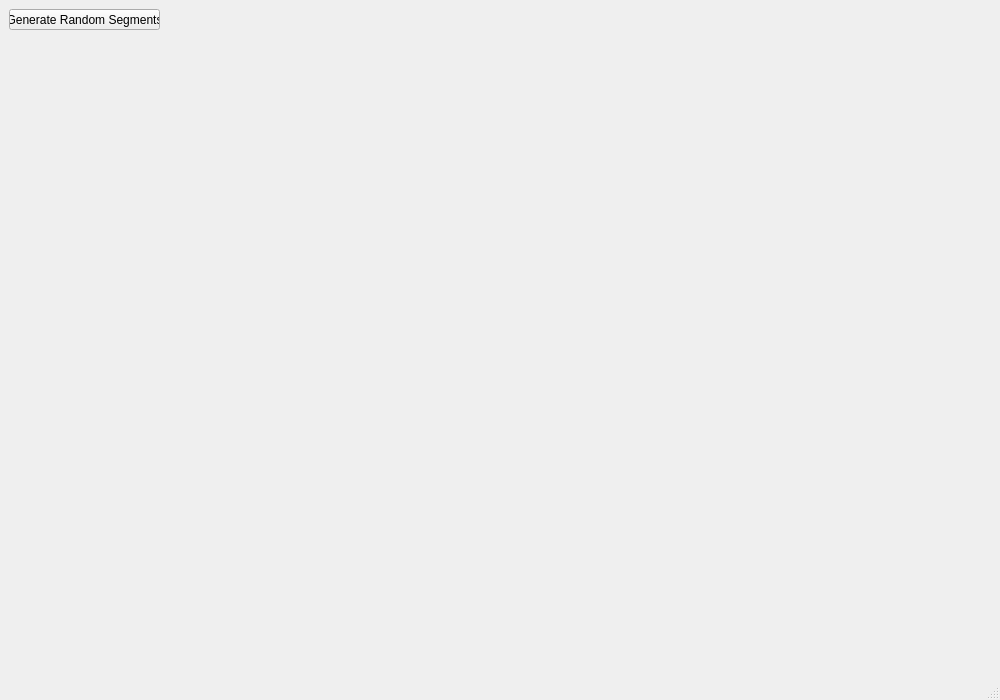
<?xml version="1.0" encoding="UTF-8"?>
<ui version="4.0">
 <class>MainWindow</class>
 <widget class="QMainWindow" name="MainWindow">
  <property name="geometry">
   <rect>
    <x>0</x>
    <y>0</y>
    <width>1000</width>
    <height>700</height>
   </rect>
  </property>
  <property name="minimumSize">
   <size>
    <width>1000</width>
    <height>700</height>
   </size>
  </property>
  <property name="windowTitle">
   <string>Segment Clipping against Rect Application</string>
  </property>
  <widget class="QWidget" name="centralwidget">
   <layout class="QVBoxLayout" name="verticalLayout">
    <item>
     <widget class="PaintWidget" name="paintWidget" native="true">
      <widget class="QPushButton" name="pushButton">
       <property name="geometry">
        <rect>
         <x>0</x>
         <y>0</y>
         <width>151</width>
         <height>21</height>
        </rect>
       </property>
       <property name="focusPolicy">
        <enum>Qt::NoFocus</enum>
       </property>
       <property name="text">
        <string>Generate Random Segments</string>
       </property>
       <property name="autoRepeat">
        <bool>false</bool>
       </property>
      </widget>
     </widget>
    </item>
   </layout>
  </widget>
  <widget class="QMenuBar" name="menubar">
   <property name="geometry">
    <rect>
     <x>0</x>
     <y>0</y>
     <width>1000</width>
     <height>20</height>
    </rect>
   </property>
  </widget>
  <widget class="QStatusBar" name="statusbar"/>
 </widget>
 <customwidgets>
  <customwidget>
   <class>PaintWidget</class>
   <extends>QWidget</extends>
   <header>paintWidget.h</header>
   <container>1</container>
  </customwidget>
 </customwidgets>
 <resources/>
 <connections/>
</ui>
